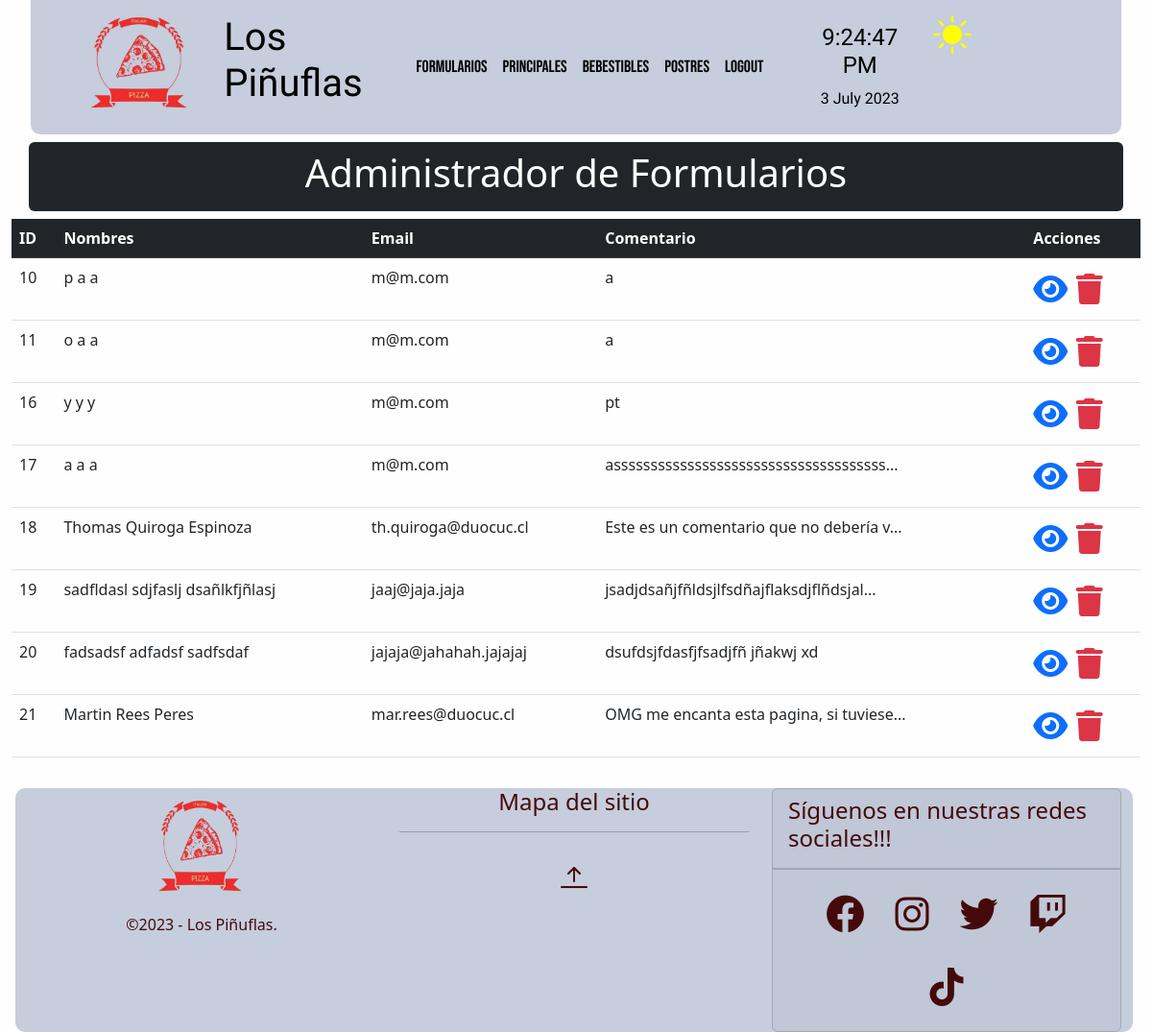
The page /crud/formularios/ on the database its author committed.
### crud/models.py (models this page shows, shortened)
class Formulario(models.Model):
    nombre=models.CharField(max_length=15)
    paterno=models.CharField(max_length=15)
    materno=models.CharField(max_length=15)
    rut=models.CharField(max_length=12)
    email=models.EmailField()
    comentarios=models.CharField(max_length=501)
    class Meta:
        verbose_name = 'formulario'
        verbose_name_plural = 'formularios'

### crud/views.py (the view)
# urls.py: path('formularios/', formulario_list, name="formularios"),
def formulario_list(request):
    context = {'formularios': Formulario.objects.all()}
    return render(request,'crud/formularios.html',context)

### crud/templates/crud/formularios.html (shortened to what this page needs)
{% extends 'crud/base.html' %}
{% load static %}
{% block content %}
<div class="container my-2 p-2 bg-dark text-white text-center rounded">
    <h1>Administrador de Formularios</h1>
</div>
<div class="container-fluid my-2">
    <div class="table-responsive">
        <table class="table">
            <thead class="table-dark">
                <tr>
                    <th>ID</th>
                    <th>Nombres</th>
                    <th>Email</th>
                    <th>Comentario</th>
                    <th>Acciones</th>
                </tr>
            </thead>
            <tbody>
                {% for formulario in formularios %}
                <tr>
                    <td>{{formulario.id}}</td>
                    <td>{{formulario.nombre}} {{formulario.paterno}} {{formulario.materno}}</td>
                    <td>{{formulario.email}}</td>
                    <td>
                        <div class="elementoComentario">{{ formulario.comentarios }}</div>
                    </td>
                    <td>
                        <a class="text-decoration-none" href="{% url 'formulario-detail' formulario_id=formulario.id %}">
                            <span class="text-primary fs-2">
                                <i class="fa-solid fa-eye"></i>
                            </span>
                        </a>
                        <a class="text-decoration-none"
                            href="{% url 'formulario-delete' formulario_id=formulario.id %}">
                            <span class="text-danger fs-2">
                                <i class="fa-solid fa-trash"></i>
                            </span>
                        </a>
                    </td>
                </tr>
                {% endfor %}
            </tbody>
        </table>
    </div>
</div>
{% endblock %}

### core/static/core/css/colors.css (style rules this page uses)
:root,[new-data-bs-theme="light"] { --clr-light:#FFF9DE; --crl-dark:#67d4f5; --clr-primary:#5350ff; --clr-secondary:#FFD3B0; --clr-accent:#f54141; --clr-accent2:#440a0a; --bg-top-bottom:#c6cddc; --bg-middle:#fefefe; --text-top: black; --text-middle: black; --text-bottom:black; --fg: var(--clr-light); --bg: var(--crl-dark); }
body { background-color: #2C3333; }
.colors-middle { background: var(--bg-middle); color: var(--text-middle); transition: background-color 1.2s ease-in-out; }

### rows shown on the page
Formulario: id "10", nombre "p", paterno "a", materno "a", email "m@m.com", comentarios "a"
Formulario: id "11", nombre "o", paterno "a", materno "a", email "m@m.com", comentarios "a"
Formulario: id "16", nombre "y", paterno "y", materno "y", email "m@m.com", comentarios "pt"
Formulario: id "17", nombre "a", paterno "a", materno "a", email "m@m.com", comentarios "asssssssssssssssssssssssssssssssssssss..."
Formulario: id "18", nombre "Thomas", paterno "Quiroga", materno "Espinoza", email "th.quiroga@duocuc.cl", comentarios "Este es un comentario que no debería v..."
Formulario: id "19", nombre "sadfldasl", paterno "sdjfaslj", materno "dsañlkfjñlasj", email "jaaj@jaja.jaja", comentarios "jsadjdsañjfñldsjlfsdñajflaksdjflñdsjal..."
Formulario: id "20", nombre "fadsadsf", paterno "adfadsf", materno "sadfsdaf", email "jajaja@jahahah.jajajaj", comentarios "dsufdsjfdasfjfsadjfñ jñakwj xd"
Formulario: id "21", nombre "Martin", paterno "Rees", materno "Peres", email "mar.rees@duocuc.cl", comentarios "OMG me encanta esta pagina, si tuviese..."
